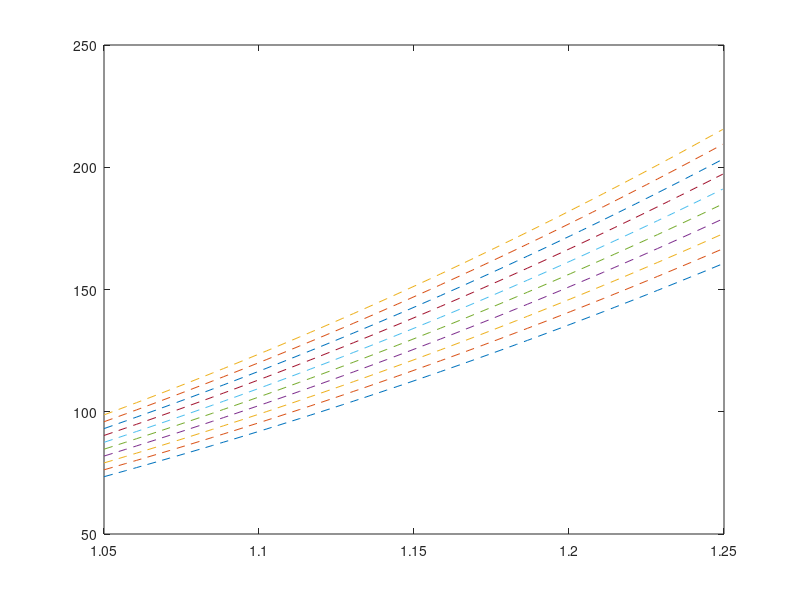

The MATLAB source for this figure: (Note: this script raises an error after producing the figure.)
function paper
%% LOAD PARAMETERS

%% Strain Vs Stress
    clf
    N_Ro = 2000;
    Ro = linspace(0.8,1.1,N_Ro);
    Ro = reshape(Ro,N_Ro,1);

    N_Strain = 2000;
    Strain = linspace(1.05,1.25,N_Strain);
    Strain = reshape(Strain,N_Strain,1);
    
    % con grosor = 1.25 mm y Go = 40 kPa, se ajustan los datos
    
    
    grosor = 2.5*0.5/10.0;% 0.5 mm
    Go = 20.0; % 10 kPa
    Po = 9.0; % 3 kPa
    beta = 2.0; % adimensional
    P = Go*(Strain.^beta - 1);
    % Go = (4.0/3.0)*EY*hd/rd;
    for k=1:200:N_Ro
        RoK = Ro(k,1);
        R = RoK.*Strain;
        R_I = R - 0.5*grosor;
        R_E = R + 0.5*grosor;
        Stress_Go = 2.0*P./((R./R_I).^2 - (R./R_E).^2);
        Stress_Po = 2.0*Po./((R./R_I).^2 - (R./R_E).^2);
        plot(Strain(1:35:N_Strain),Stress_Go(1:35:N_Strain) + Stress_Po(1:35:N_Strain),'--')
        hold on
        pause(0.01)
        k
    end
    Data = load('Extracted.csv');
    plot(Data(:,1),Data(:,2)./10000.0,'o')
         xlabel('Strain','FontSize',24)
         hold on
         ylabel('Stress (kPa)','FontSize',24)
         hold on

    print('Strain-Stress_Extracted_Data','-depsc',figure(1))
stop

%% Strain Vs Stress
    clf
    N_Ro = 100;
    Ro = linspace(0.8,1.1,N_Ro);
    Ro = reshape(Ro,N_Ro,1);

    N_Strain = 2000;
    Strain = linspace(1.05,1.4,N_Strain);
    Strain = reshape(Strain,N_Strain,1);
    
    % con grosor = 1.25 mm y Go = 40 kPa, se ajustan los datos
    
    
    grosor = 2.5*0.5/10.0;% 0.5 mm
    Go = 20.0; % 10 kPa
    Po = 7.5; % 3 kPa
    beta = 2.0; % adimensional
    P = Go*(Strain.^beta - 1);
    
    for k=1:10:N_Ro
        RoK = Ro(k,1);
        R = RoK.*Strain;
        R_I = R - 0.5*grosor;
        R_E = R + 0.5*grosor;
        Stress_Go = 2.0*P./((R./R_I).^2 - (R./R_E).^2);
        Stress_Po = 2.0*Po./((R./R_I).^2 - (R./R_E).^2);
        plot(Strain(1:20:N_Strain),Stress_Go(1:20:N_Strain) + Stress_Po(1:20:N_Strain),'.')
        hold on
        pause(0.01)
        k
    end
    Data = load('Activation_Data.csv');
    plot(Data(:,1),100.0*Data(:,2),'o')
    hold on

    print('Strain-Stress_Activation_Data','-depsc',figure(1))
    
stop    
%% valores que aproximan los datos
%    clf
%    figure(1)
    Data = load('Control_Data.csv')
    Strain = linspace(0.8,1.5,2000);
    h = 0.5; % milimetros
    R0 = 0.8; % centimetros
    beta = 2.0; % adimensional
    G0 = 10.0; % kilopascales
    P0 = 3.0; %kilopascales
    for i=1:2000
        RRI(1,i) = Strain(1,i)/(Strain(1,i) - 0.5*h/R0/10.0);
        RRE(1,i) = Strain(1,i)/(Strain(1,i) + 0.5*h/R0/10.0);
        Stress_P0(1,i) = 2*P0/(RRI(1,i)^2 - RRE(1,i)^2);
        Pressure(1,i) = G0*(Strain(1,i)^beta - 1);
        Stress_G0(1,i) = 2*Pressure(1,i)/(RRI(1,i)^2 - RRE(1,i)^2);
    end
    %plot(Strain(1,:),Stress_P0(1,:),'--');
    %hold on
    %plot(Strain(1,:),Stress_G0(1,:),'--');
    %hold on
    plot(Strain(1,:),Stress_P0(1,:) + Stress_G0(1,:),'--');
    hold on
   plot(Data(:,1),10.0*Data(:,2),'.')
   hold on
%    axis([1.09 1.23 50 200])
%    hold on
    xlabel('Strain','FontSize',24)
    hold on
    ylabel('Stress','FontSize',24)
    hold on
    print('Strain-Stress_Approach','-depsc',figure(1))

        
    stop
%%


    N_s = 200+4;
    N_th = 3*60;
	delta_s = ((7.0357+0.8+0.9+6.4737+15.2+1.8+0.7+0.7+4.3+4.3)/100.0)/(N_s-4)
	delta_th = 2.0*pi/N_th

	Vessel_x = zeros(N_s-4,N_th+1);
	Vessel_y = zeros(N_s-4,N_th+1);
	Vessel_z = zeros(N_s-4,N_th+1);
	Vessel_r = zeros(N_s-4,N_th+1);

	y = zeros(N_s,1);
	L = (7.0357+0.8+0.9+6.4737+15.2+1.8+0.7+0.7+4.3+4.3)/100.0;
    y0 = 0;
    for j = 1:N_s
		j_shift=j-2;
		y_j=y0+delta_s*(j_shift-2);
		y(j,1) = y_j;
    end
    
    y0 = delta_s*(-2.0);
    axis_L = linspace(y0,L-y0,N_s);
    axis_P = linspace(0,2*pi,N_th+1);
	fr = 2;
	Tfinal = 1.0;
	movies = 101;
	Ite = movies-1;
	Tmov = Tfinal/Ite;

    for i = 1:movies
        axis_T(i) = (i-1)*Tmov;
    end
    
    
%    PT = load('Example/Ex203/Files/PT.dat');
    P = load('Example/Ex203/Files/P.dat');
    R = load('Example/Ex203/Files/R.dat');
    R_0 = load('Example/Ex203/IC/IC_Ro.dat');
    G_0 = load('Example/Ex203/IC/IC_Go.dat');
    P0 = 3.0; %kilopascales
    grosor = 2.5*0.5/10.0;% 1.25 mm
    for j = 1:size(R,1)
        R_I(j,1) = 100.0*R(j,1) - 0.5*grosor;
        R_E(j,1) = 100.0*R(j,1) + 0.5*grosor;
    end
    mov_R = size(R,1)/(N_s)/(N_th+1)
    mov_P = size(P,1)/(N_s)/(N_th+1)
    
    
    for i = 1:mov_R
        for j = 1:N_s*(N_th+1)
            k = j+(i-1)*N_s*(N_th+1);
            Strain_2D(k,1) = R(k,1)/R_0(j,1);
            Stress_2D(k,1) = 2*(1.05*P(k,1) + P0)/((100.0*R(k,1)/R_I(k,1))^2 - (100.0*R(k,1)/R_E(k,1))^2);
        end
    end
 	R = reshape(R,N_s,N_th+1,mov_R);
 	P = reshape(P,N_s,N_th+1,mov_R);
%    P(:,1,1)
%    stop
    R_I = reshape(R_I,N_s,N_th+1,mov_R);
	R_E = reshape(R_E,N_s,N_th+1,mov_R);
    G_0 = reshape(G_0,N_s,N_th+1,2);
    R_0 = reshape(R_0,N_s,N_th+1,2);

    min_S = min(Stress_2D(:,1));
    max_S = max(Stress_2D(:,1));
    Strain_2D = reshape(Strain_2D,N_s,N_th+1,mov_R);
    Stress_2D = reshape(Stress_2D,N_s,N_th+1,mov_R);
    Stress_2D(:,1,1)
    %stop
    Data = load('Extracted.csv')

    angle1 = 1;
    angle2 = 16;
    angle3 = 31;
    angle4 = 46;

%     subplot(231)
%         title(['Begin the second CC'])
%         hold on
%         mov = 1;
%         plot(Strain_2D(3:1:N_s-2,angle1,mov),Stress_2D(3:1:N_s-2,angle1,mov),'.')
%         hold on
%         plot(Strain_2D(3:1:N_s-2,angle2,mov),Stress_2D(3:1:N_s-2,angle2,mov),'.')
%         hold on
%         mov = 21;
%         plot(Strain_2D(3:1:N_s-2,angle1,mov),Stress_2D(3:1:N_s-2,angle1,mov),'.')
%         hold on
%         plot(Strain_2D(3:1:N_s-2,angle2,mov),Stress_2D(3:1:N_s-2,angle2,mov),'.')
%         hold on
%         %plot(Strain_2D(3:1:N_s-2,angle3,mov),Stress_2D(3:1:N_s-2,angle3,mov),'.')
%         %hold on
%         %plot(Strain_2D(3:1:N_s-2,angle4,mov),Stress_2D(3:1:N_s-2,angle4,mov),'.')
%         %hold on
%         plot(Data(:,1),Data(:,2)./10000.0,'.')
%         hold on
%         axis([0.95 1.25 min_S 200])
%         hold on
%         xlabel('Strain','FontSize',24)
%         hold on
%         ylabel('Stress','FontSize',24)
%         hold on
%     
%     subplot(232)
%         title(['Begin the third CC'])
%         hold on
%         mov = 201;
%         plot(Strain_2D(3:1:N_s-2,angle1,mov),Stress_2D(3:1:N_s-2,angle1,mov),'.')
%         hold on
%         plot(Strain_2D(3:1:N_s-2,angle2,mov),Stress_2D(3:1:N_s-2,angle2,mov),'.')
%         hold on
%         mov = 221;
%         plot(Strain_2D(3:1:N_s-2,angle1,mov),Stress_2D(3:1:N_s-2,angle1,mov),'.')
%         hold on
%         plot(Strain_2D(3:1:N_s-2,angle2,mov),Stress_2D(3:1:N_s-2,angle2,mov),'.')
%         hold on
%         %plot(Strain_2D(3:1:N_s-2,angle3,mov),Stress_2D(3:1:N_s-2,angle3,mov),'.')
%         %hold on
%         %plot(Strain_2D(3:1:N_s-2,angle4,mov),Stress_2D(3:1:N_s-2,angle4,mov),'.')
%         %hold on
%         plot(Data(:,1),Data(:,2)./10000.0,'.')
%         hold on
%         axis([0.95 1.25 min_S 200])
%         hold on
%         xlabel('Strain','FontSize',24)
%         hold on
%         ylabel('Stress','FontSize',24)
%         hold on
% 
%     subplot(233)
%         title(['Begin the fourth CC'])
%         hold on
%         mov = 301;
%         plot(Strain_2D(3:1:N_s-2,angle1,mov),Stress_2D(3:1:N_s-2,angle1,mov),'.')
%         hold on
%         plot(Strain_2D(3:1:N_s-2,angle2,mov),Stress_2D(3:1:N_s-2,angle2,mov),'.')
%         hold on
%         mov = 321;
%         plot(Strain_2D(3:1:N_s-2,angle1,mov),Stress_2D(3:1:N_s-2,angle1,mov),'.')
%         hold on
%         plot(Strain_2D(3:1:N_s-2,angle2,mov),Stress_2D(3:1:N_s-2,angle2,mov),'.')
%         hold on
%         %plot(Strain_2D(3:1:N_s-2,angle3,mov),Stress_2D(3:1:N_s-2,angle3,mov),'.')
%         %hold on
%         %plot(Strain_2D(3:1:N_s-2,angle4,mov),Stress_2D(3:1:N_s-2,angle4,mov),'.')
%         %hold on
%         plot(Data(:,1),Data(:,2)./10000.0,'.')
%         hold on
%         axis([0.95 1.25 min_S 200])
%         hold on
%         xlabel('Strain','FontSize',24)
%         hold on
%         ylabel('Stress','FontSize',24)
%         hold on
% 
%         print('Example/Ex203/Videos/Strain-Stress','-depsc',figure(1))
%stop    

    Movie = VideoWriter('Example/Ex203/Videos/Stress-Strain_Horiz.avi');
	Movie.Quality = 100;
	Movie.FrameRate = 3;
    for mov=1:mov_R
        hold off
%        plot(Strain(3:1:N_s-2,angle,mov),Stress(3:1:N_s-2,angle,mov))
%        hold on
         plot(Strain_2D(3:1:N_s-2,angle1,mov),Stress_2D(3:1:N_s-2,angle1,mov),'.')
         hold on
%          plot(Strain_2D(3:1:N_s-2,angle1,mov+100),Stress_2D(3:1:N_s-2,angle1,mov+100),'.')
%          hold on
%          plot(Strain_2D(3:1:N_s-2,angle1,mov+200),Stress_2D(3:1:N_s-2,angle1,mov+200),'.')
%          hold on
%          plot(Strain_2D(3:1:N_s-2,angle1,mov+300),Stress_2D(3:1:N_s-2,angle1,mov+300),'.')
%          hold on
%          plot(Strain_2D(3:1:N_s-2,angle1,mov+400),Stress_2D(3:1:N_s-2,angle1,mov+400),'.')
%          hold on
%        plot(Strain_2D(3:1:N_s-2,angle2,mov),Stress_2D(3:1:N_s-2,angle2,mov),'.')
%        hold on
%        plot(Strain_2D(3:1:N_s-2,angle3,mov),Stress_2D(3:1:N_s-2,angle3,mov),'.')
%        hold on
%        plot(Strain_2D(3:1:N_s-2,angle4,mov),Stress_2D(3:1:N_s-2,angle4,mov),'.')
%        hold on
         plot(Strain_2D(3:1:N_s-2,angle2,mov),Stress_2D(3:1:N_s-2,angle2,mov),'.')
         hold on
%          plot(Strain_2D(3:1:N_s-2,angle2,mov+100),Stress_2D(3:1:N_s-2,angle2,mov+100),'.')
%          hold on
%          plot(Strain_2D(3:1:N_s-2,angle2,mov+200),Stress_2D(3:1:N_s-2,angle2,mov+200),'.')
%          hold on
%          plot(Strain_2D(3:1:N_s-2,angle2,mov+300),Stress_2D(3:1:N_s-2,angle2,mov+300),'.')
%          hold on
%          plot(Strain_2D(3:1:N_s-2,angle2,mov+400),Stress_2D(3:1:N_s-2,angle2,mov+400),'.')
%          hold on
        %plot(Strain_2D(3:1:N_s-2,angle2,mov+100),Stress_2D(3:1:N_s-2,angle2,mov+100),'.')
        %hold on
        %plot(Strain_2D(3:1:N_s-2,angle2,mov+200),Stress_2D(3:1:N_s-2,angle2,mov+200),'.')
        %hold on
        plot(Data(:,1),Data(:,2)./10000.0,'.')
        hold on
        axis([0.95 1.25 min_S max_S])
        hold on
        xlabel('Strain','FontSize',24)
        hold on
        ylabel('Stress','FontSize',24)
        hold on
        time = (mov-1)*Tmov;
        %legend('0-1 second 0°','1-2 second 0°','2-3 second 0°','0-1 second 90°','1-2 second 90°','2-3 second 90°','Data Collected')
        %legend('0°','90°','180°','270°','Data Collected')
        title(['Strain vs. Stress at t = ', num2str(time),' seconds for'])
        mov
	  	open(Movie)
	 	F = getframe(figure(1));
	 	writeVideo(Movie,F);
        pause(0.1);
    end
    close(Movie);
%stop


    U = load('Example/Ex203/Files/u.dat');
    Vx = load('Example/Ex203/Files/Vx.dat');
    Vy = load('Example/Ex203/Files/Vy.dat');
    Vz = load('Example/Ex203/Files/Vz.dat');
	U = reshape(U,N_s,N_th+1,mov_R);
    Vx = reshape(Vx,N_s,N_th+1,mov_R);
	Vy = reshape(Vy,N_s,N_th+1,mov_R);
	Vz = reshape(Vz,N_s,N_th+1,mov_R);

    Vessel_x = zeros(N_s-4,N_th+1);
	Vessel_y = zeros(N_s-4,N_th+1);
	Vessel_z = zeros(N_s-4,N_th+1);
	Vessel_r = zeros(N_s-4,N_th+1);

    MovAvi1 = VideoWriter('Example/Ex203/Videos/3D_Strain.avi');
	MovAvi1.Quality = 100;
	MovAvi1.FrameRate = fr;
    Qv_s = 4;
    Qv_th = 3;
    for mov = 1:mov_R
        for k = 1:N_th+1
		    for j = 1:N_s-4
		        Vessel_x(j,k) = Vx(j+2,k,mov);
		        Vessel_y(j,k) = Vy(j+2,k,mov);
		        Vessel_z(j,k) = Vz(j+2,k,mov);
		        Vessel_r(j,k) = Strain_2D(j+2,k,mov);
		    end
		end
		clf
		figure(1) %splot = 
		COLOR = Vessel_r;
		surf(Vessel_x,Vessel_y,Vessel_z,COLOR); 
		c = jet(100);%jet(100);
		colormap(c);
		colorbar;
		caxis([1 1.15])
		%caxis([-1 1])
		%caxis([CC_UsL CC_UsR])
		%caxis([R2L R2R])
        shading interp;
		axis equal
		camlight('left')
		hold on
		%h1 = quiver3(Vx(3:Qv_s:end,1:Qv_th:end,mov),Vy(3:Qv_s:end,1:Qv_th:end,mov),Vz(3:Qv_s:end,1:Qv_th:end,mov),Velx(3:Qv_s:end,1:Qv_th:end,mov),Vely(3:Qv_s:end,1:Qv_th:end,mov),Velz(3:Qv_s:end,1:Qv_th:end,mov),'r');
        %axis([-0.02 0.1 -0.02 0.02 -0.32 0.07])
        %hold on
        xlabel('x in m','FontSize',12)
		%ylabel('y in m','FontSize',12)
		zlabel('z in m','FontSize',12)
		set(gca,'FontSize',12)
		Tmov1 = (mov-1)*Tmov;
		%title(['Radius Percentage, T = ', num2str(Tmov1),' seconds'])
		title(['Strain, T = ', num2str(Tmov1),' seconds'])
		%title(['Tangential Velocity, T = ', num2str(Tmov1),' seconds'])
		%view(-90,0)
		mov
	  	open(MovAvi1)
	 	F = getframe(figure(1));
	 	writeVideo(MovAvi1,F);
		%pause(0.1)
    end
    close(MovAvi1);
stop
    MovAvi0 = VideoWriter('Example/Ex203/Videos/1D_Us.avi');
    MovAvi0.Quality = 100;
    MovAvi0.FrameRate = fr;
    for mov = 1:101
        %mov = 21
        clf
        figure(1)
        Tmov1 = (mov-1)*Tmov;
        xlabel('s in m');
        ylabel('Axial velocity in ms^-1');
        title(['Axial Velocity U, T = ', num2str(Tmov1),' seconds']);
        hold on
        plot(axis_L,U(:,3*N_th/4 + 1,mov),'r');
        hold on
        plot(axis_L,U(:,N_th/4 + 1,mov),'b');
        hold on
        %axis([y0 L-y0 CC_UsL CC_UsR])
        axis([axis_L(1) axis_L(N_s) -1 1])
        hold on
        mov
        %pause
 	  	open(MovAvi0)
 	 	F = getframe(figure(1));
 	 	writeVideo(MovAvi0,F);
    end
    close(MovAvi0);
    
    
    
    
 stop
    for i=1:mov_R
        clf
        subplot(231)
        plot(Strain_2D(3:1:N_s-2,1,i))
        hold on
        subplot(232)
        plot(Stress_2D(3:1:N_s-2,1,i))
        hold on
        subplot(233)
        plot(Strain_2D(3:1:N_s-2,1,i),Stress_2D(3:1:N_s-2,1,i))
        hold on
        pause(0.1)
    end
    stop    
%% -- 25/05/22 19:01:47 --%
    Data = load('Extracted.csv')
    b1=Data(:,2)\Data(:,1)
    yCalc1 = b1*Data(:,1)
    scatter(Data(:,1),Data(:,2)/10000.0)
    hold on
    %plot(Data(:,1),0.00001*yCalc1)
    X = [ones(length(Data(:,1)),1) Data(:,1)]
    b = X\Data(:,2)
    yCalc2 = X*b
    plot(Data(:,1),yCalc2/10000.0,'--')


%% contraste con 2D modelo  
end
